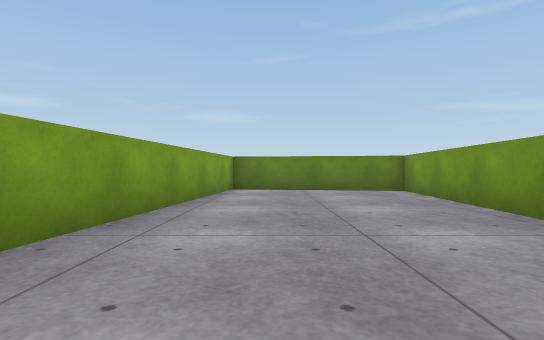
View 1 (above)

12 first-person views from a walk through a 3-D level made in the Unity game engine. The camera is 0.59 m above the floor, looks level and sees 80° across. The floor is counted in squares, 1 m on a side. Each view is taken from the middle of a square. On the plan, view 1 faces up. The plan holds only what a view shows up to about 9 squares ahead; the rest is blank. The place goes on beyond the plan. The player character is not drawn. Surface patterns are stand-ins for the level's own textures.

View 2
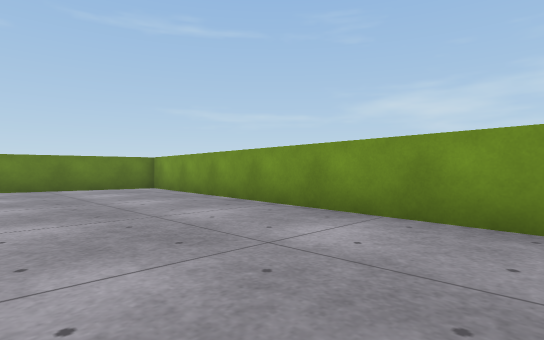

View 3
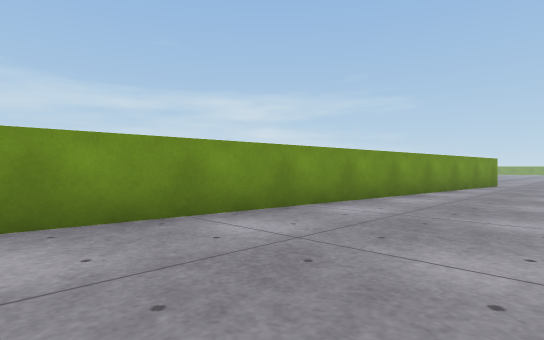

View 4
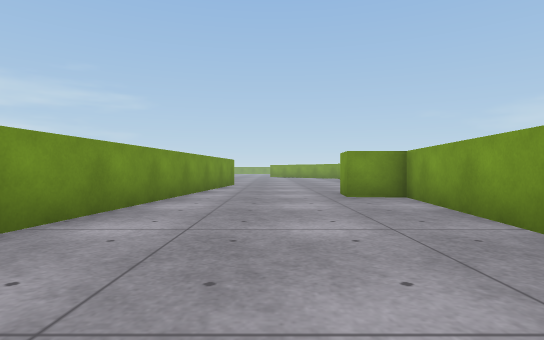

View 5
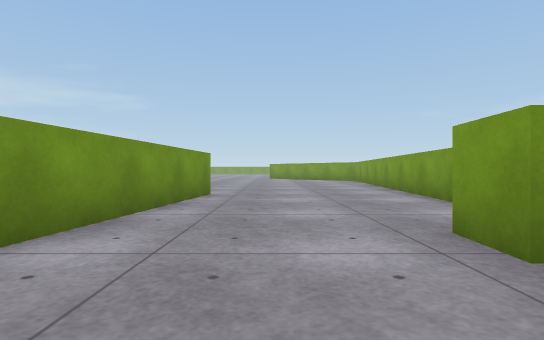

View 6
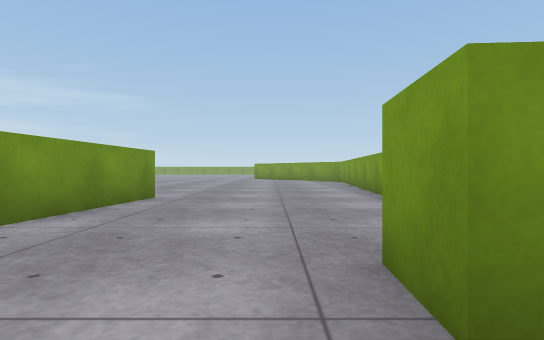

View 7
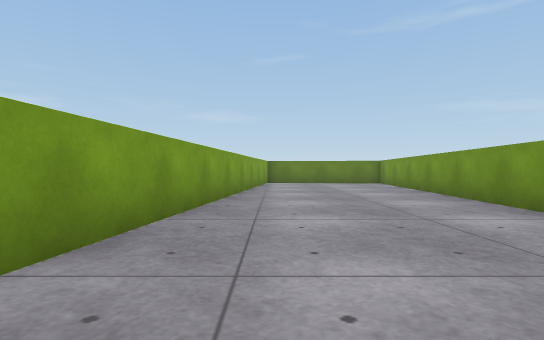

View 8
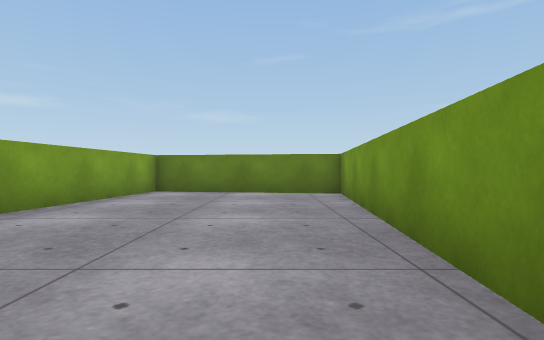

View 9
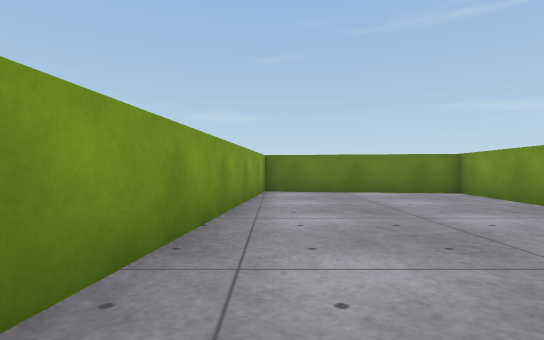

View 10
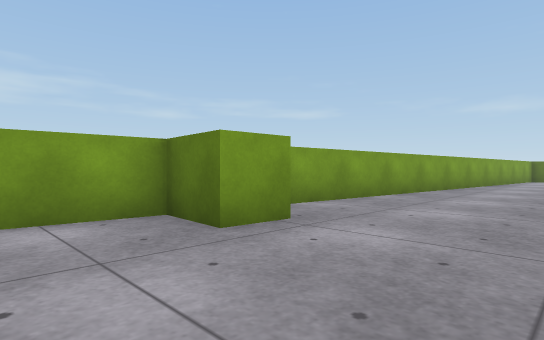

View 11
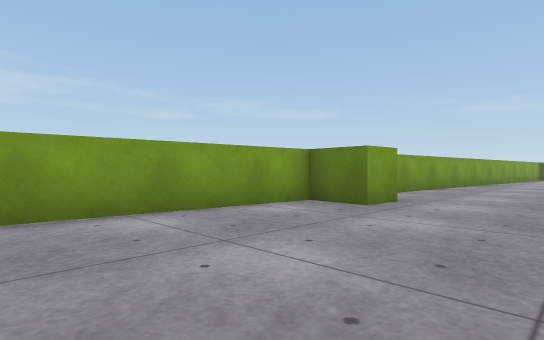

View 12
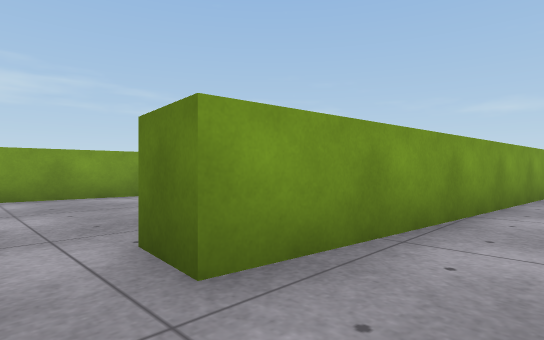

### Floor plan
Points are (right, up) in squares from view 1. A wall is a line through its corners. A room is listed if a view was taken in it or the views show most of it. See-through windows are left out.
Room 1 (views 1, 2, 3, 4, 5, 6, 7, 8, 9, 10, 11)
walls: (2.5, -13.1) (1.5, -13) (3.7, 9.1) (-1.2, 9.9) (-2.9, -7) (-1.6, -7) (-1.7, -8) (-3, -8) (-3.7, -14.5)
ways out: opening at (2, -14) to room 2
Room 2 (view 12)
walls: (3.3, -5.6) (2.5, -13.1)
ways out: opening at (2, -14) to room 1

Positions as (right, up) in squares from view 1, and headings:
1: (0, 0), facing up
2: (-1, -1), facing up-right
3: (-1, 1), facing down-right
4: (0, 0), facing down
5: (0, -5), facing down
6: (-1, -6), facing down
7: (-1, -5), facing up
8: (2, 1), facing up
9: (-1, 1), facing up
10: (1, -10), facing up-left
11: (1, -13), facing up-left
12: (4, -14), facing up-left
